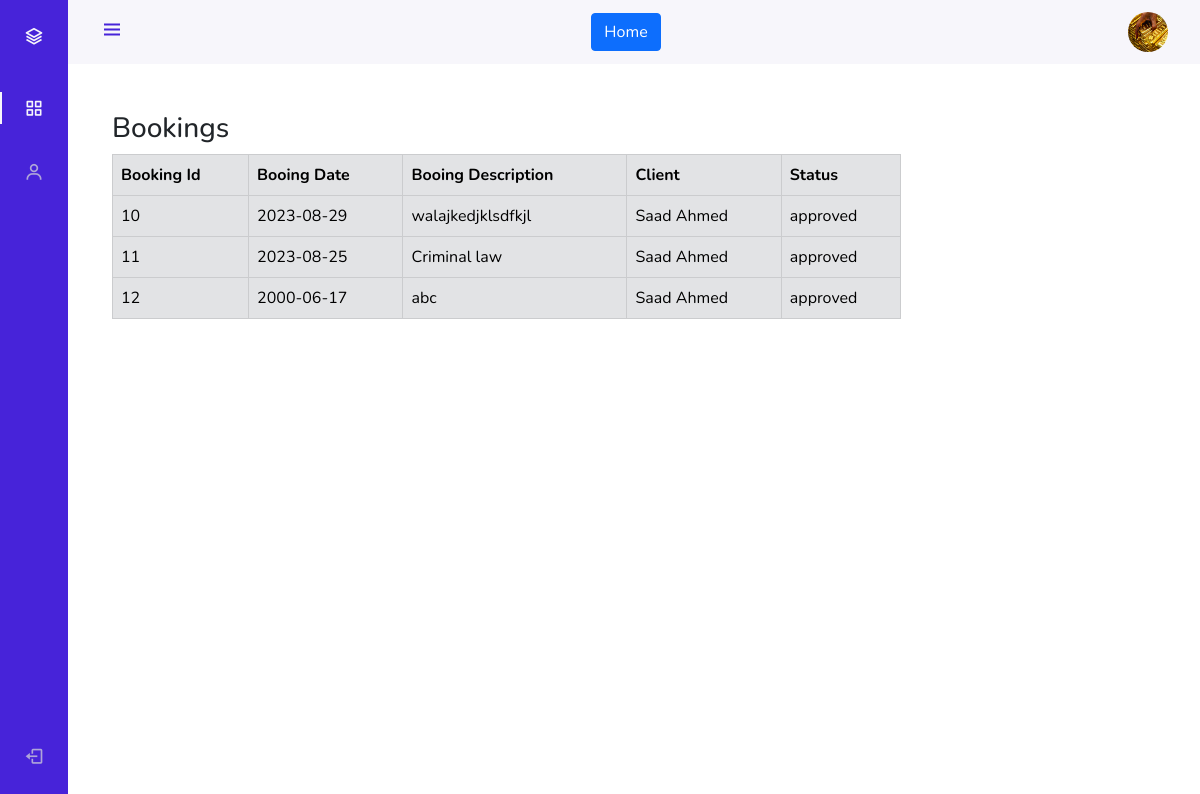
The page /Lawyer-dashboard/booking.php (signed in) on the database its author committed.
### tables this page shows
CREATE TABLE `lawyers` (
  `lawyer_id` int(11) NOT NULL,
  `lawyer_name` varchar(111) NOT NULL,
  `lawyer_email` varchar(111) NOT NULL,
  `lawyer_phone` varchar(13) NOT NULL,
  `laywer_password` varchar(222) NOT NULL,
  `lawyer_specialty` int(11) NOT NULL,
  `lawyer_city` int(11) NOT NULL,
  `lawyer_image` varchar(111) NOT NULL,
  `role` varchar(111) NOT NULL
);

CREATE TABLE `booking` (
  `booking_id` int(11) NOT NULL,
  `booking_date` varchar(111) NOT NULL,
  `booking_description` varchar(555) NOT NULL,
  `client_id` int(11) NOT NULL,
  `lawyer_id` int(11) NOT NULL,
  `status` enum('pending','approved','declined') DEFAULT 'pending'
);

CREATE TABLE `client` (
  `client_id` int(11) NOT NULL,
  `client_name` varchar(111) NOT NULL,
  `client_phone` varchar(13) NOT NULL,
  `client_email` varchar(111) NOT NULL,
  `client_password` varchar(111) NOT NULL,
  `client_city` varchar(111) NOT NULL,
  `client_role` varchar(111) NOT NULL,
  `client_status` varchar(111) NOT NULL
);

### Lawyer-dashboard/booking.php (the view, shortened to what this page needs)
<?php
if ($_SESSION['login'] == TRUE and $_SESSION['role'] == 'lawyer') {
    include("../database/connection.php");
?>
    <!DOCTYPE html>
    <html lang="en">
    <head>
    </head>
    <body>
        <?php
        include "header.php";
        ?>
        <div class="container-fluid">
            <div class="row">
                <div class="col-md-9 pt-5">
                    <h3>Bookings</h3>
                    <?php
                    if ($_SESSION['role'] == 'lawyer') {
                        $sql = "SELECT * FROM booking
                    LEFT JOIN client ON booking.client_id = client.client_id
                    WHERE lawyer_id  = {$_SESSION['lawyer_id']}";
                    }
                    $query = mysqli_query($conn, $sql);
                    if (mysqli_num_rows($query) > 0) {
                    ?>
                        <table class="table table-secondary table-bordered">
                            <thead>
                                <tr>
                                    <th>Booking Id</th>
                                    <th>Booing Date</th>
                                    <th>Booing Description</th>
                                    <th>Client</th>
                                    <th>Status</th>
                                </tr>
                            </thead>
                            <?php
                            while ($row = mysqli_fetch_assoc($query)) {
                            ?>
                                <tbody>
                                    <tr>
                                        <?php
                                        if (mysqli_num_rows($query) > 0) {
                                            if ($row['status'] == "pending") {
                                        ?>
                                                <td><?php echo $row['booking_id'] ?></td>
                                                <td><?php echo $row['booking_date'] ?></td>
                                                <td><?php echo $row['booking_description'] ?></td>
                                                <td><?php echo $row['client_name'] ?></td>
                                                <td><?php echo $row['status'] ?></td>
                                                <table class="table table-secondary table-bordered">
                                                    <a href="accept.php?accept&b_id=<?php echo $row['booking_id'] ?>"> <button type="submit" class="btn btn-success">Accept</button> </a>
                                                    <a href="decline.php?decline&b_id=<?php echo $row['booking_id'] ?>"> <button type="submit" class="btn btn-danger">Decline</button> </a>
                                                </table>
                                            <?php
                                            } else {
                                            ?>
                                                <td><?php echo $row['booking_id'] ?></td>
                                                <td><?php echo $row['booking_date'] ?></td>
                                                <td><?php echo $row['booking_description'] ?></td>
                                                <td><?php echo $row['client_name'] ?></td>
                                                <td><?php echo $row['status'] ?></td>
                                        <?php
                                            }
                                        } else {
                                            echo "<h1>No Bookings Yet</h1>";
                                        }
                                        ?>
                                    </tr>
                                </tbody>
                            <?php } ?>
                        </table>
                    <?php } ?>
                </div>
            </div>
        </div>
    </body>
    </html>
<?php
} else {
    header("Location: ../login.php");
}
?>

### Lawyer-dashboard/header.php (shortened to what this page needs)
<!DOCTYPE html>
<html lang="en">
<head>
    <link rel="stylesheet" href="https://cdn.jsdelivr.net/npm/bootstrap@5.0.0-beta1/dist/css/bootstrap.min.css">
    <link rel="stylesheet" href="https://cdn.jsdelivr.net/npm/bootstrap@5.0.0-beta1/dist/js/bootstrap.bundle.min.js">
    <link rel="stylesheet" href="https://cdnjs.cloudflare.com/ajax/libs/jquery/3.2.1/jquery.min.js">
    <link rel="stylesheet" href="https://cdn.jsdelivr.net/npm/boxicons@latest/css/boxicons.min.css">
    <link rel="stylesheet" href="dashboard.css">
</head>
<body>
    <body id="body-pd">
        <header class="header" id="header">
            <div class="header_toggle"> <i class='bx bx-menu' id="header-toggle"></i> </div>
            <div class="header_home"> <a href="../index.php"><button class="btn btn-primary">Home</button></a> </div>
            <?php
                            if ($_SESSION['role'] == 'lawyer') {
                             $sql = "SELECT * FROM lawyers
                             LEFT JOIN city ON lawyers.lawyer_city = city.city_id
                             LEFT JOIN specialty ON lawyers.lawyer_specialty = specialty.specialty_id
                             WHERE lawyer_id  = {$_SESSION['lawyer_id']}";
                            }
                                $query = mysqli_query($conn, $sql);
                                if (mysqli_num_rows($query) > 0) {
                                    while ($row = mysqli_fetch_assoc($query)) {
                            ?>
            <div class="header_img"> <img src="../Admin/upload/<?php echo $row['lawyer_image'] ?>" alt=""> </div>
            <?php
                                }}
                            ?>
        </header>
        <div class="l-navbar" id="nav-bar">
            <nav class="nav">
                <div> <a href="#" class="nav_logo"> <i class='bx bx-layer nav_logo-icon'></i> <span class="nav_logo-name">Admin Dashboard</span> </a>
                    <div class="nav_list">
                        <a href="#" class="nav_link active"> <i class='bx bx-grid-alt nav_icon'></i> <span class="nav_name">Profile</span> </a>
                        <a href="booking.php" class="nav_link"> <i class='bx bx-user nav_icon'></i> <span class="nav_name">Bookings</span> </a>
                    </div>
                </div> <a href="logout.php" class="nav_link"> <i class='bx bx-log-out nav_icon'></i> <span class="nav_name">Logout</span> </a>
            </nav>
        </div>
    </body>
</html>

### Lawyer-dashboard/dashboard.css (style rules this page uses)
:root { --header-height: 3rem;--nav-width: 68px;--first-color: #4723D9;--first-color-light: #AFA5D9;--white-color: #F7F6FB;--body-font: 'Nunito', sans-serif;--normal-font-size: 1rem;--z-fixed: 100 }
*,::before,::after { box-sizing: border-box }
body { position: relative;margin: var(--header-height) 0 0 0;padding: 0 1rem;font-family: var(--body-font);font-size: var(--normal-font-size);transition: .5s }
a { text-decoration: none }
.header { width: 100%;height: var(--header-height);position: fixed;top: 0;left: 0;display: flex;align-items: center;justify-content: space-between;padding: 0 1rem;background-color: var(--white-color);z-index: var(--z-fixed);transition: .5s }
.header_toggle { color: var(--first-color);font-size: 1.5rem;cursor: pointer }
.header_img { width: 35px;height: 35px;display: flex;justify-content: center;border-radius: 50%;overflow: hidden }
.header_img img { width: 40px }
.l-navbar { position: fixed;top: 0;left: -30%;width: var(--nav-width);height: 100vh;background-color: var(--first-color);padding: .5rem 1rem 0 0;transition: .5s;z-index: var(--z-fixed) }
.nav { height: 100%;display: flex;flex-direction: column;justify-content: space-between;overflow: hidden }
.nav_logo, .nav_link { display: grid;grid-template-columns: max-content max-content;align-items: center;column-gap: 1rem;padding: .5rem 0 .5rem 1.5rem }
.nav_logo { margin-bottom: 2rem }
.nav_logo-icon { font-size: 1.25rem;color: var(--white-color) }
.nav_link { position: relative;color: var(--first-color-light);margin-bottom: 1.5rem;transition: .3s }
.nav_icon { font-size: 1.25rem }
.active { color: var(--white-color) }
.active::before { content: '';position: absolute;left: 0;width: 2px;height: 32px;background-color: var(--white-color) }
@media screen and (min-width: 768px) { body { margin: calc(var(--header-height) + 1rem) 0 0 0;padding-left: calc(var(--nav-width) + 2rem) } }
@media screen and (min-width: 768px) { .header { height: calc(var(--header-height) + 1rem);padding: 0 2rem 0 calc(var(--nav-width) + 2rem) } }
@media screen and (min-width: 768px) { .header_img { width: 40px;height: 40px } }
@media screen and (min-width: 768px) { .header_img img { width: 45px } }
@media screen and (min-width: 768px) { .l-navbar { left: 0;padding: 1rem 1rem 0 0 } }

### rows shown on the page
lawyers: lawyer_image (picture)
booking: booking_id "10", booking_date "2023-08-29", booking_description "walajkedjklsdfkjl", client.client_name "Saad Ahmed", status "approved"
booking: booking_id "11", booking_date "2023-08-25", booking_description "Criminal law", client.client_name "Saad Ahmed", status "approved"
booking: booking_id "12", booking_date "2000-06-17", booking_description "abc", client.client_name "Saad Ahmed", status "approved"
